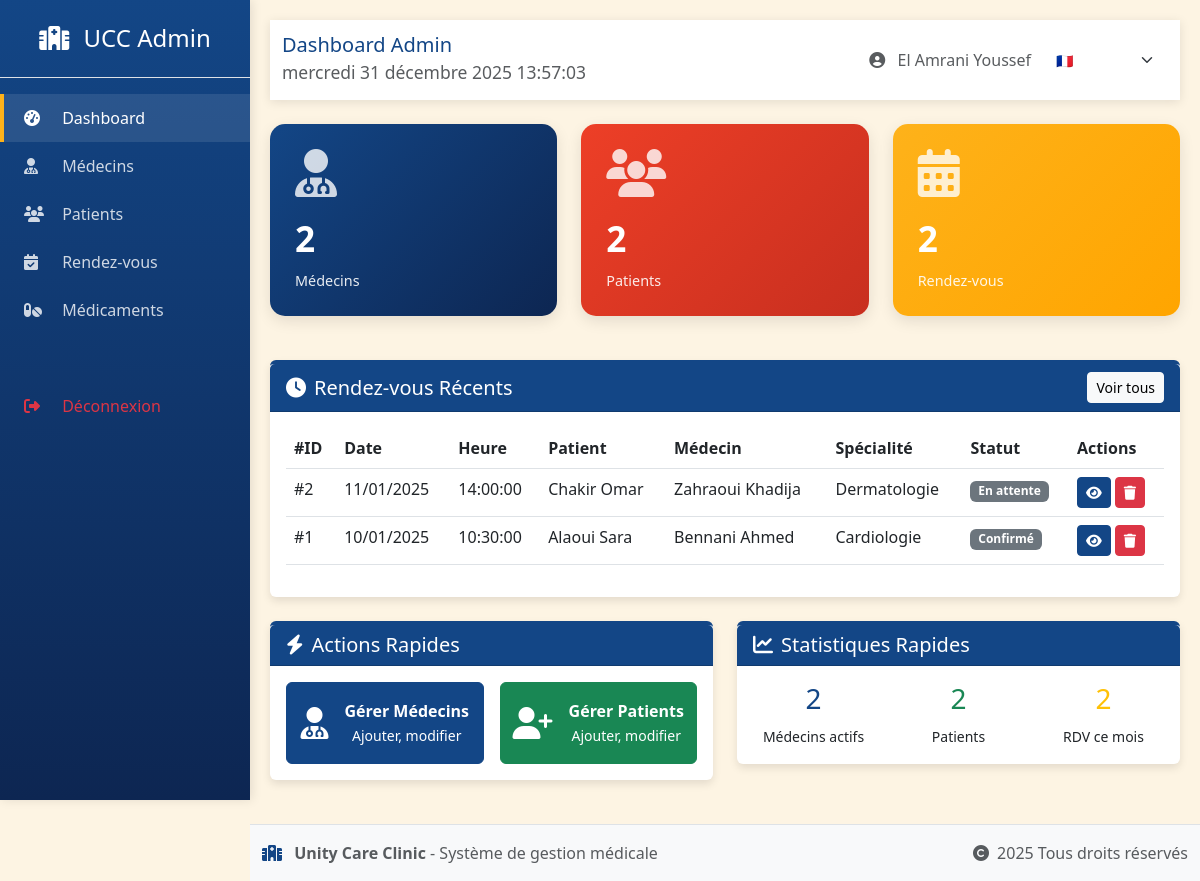
Screenshot of /routes/router.php?route=admin (signed in) with the database file from the repository.
### tables this page shows
CREATE TABLE `appointments` (
  `id` int(11) NOT NULL,
  `patient_id` int(11) NOT NULL,
  `doctor_id` int(11) NOT NULL,
  `date_rdv` date NOT NULL,
  `heure` time NOT NULL,
  `status` varchar(30) DEFAULT NULL
);

CREATE TABLE `doctors` (
  `id` int(11) NOT NULL,
  `specialite` varchar(100) NOT NULL
);

### autoload.php (called while the page is built, shortened)
<?php
spl_autoload_register(function ($className) {
    $rootFile = __DIR__ . "/$className.php";
    $folders = [
        'services',
        'repositories',
        'models',
        'config',
        'view',
        'utils',
        'auth',
    ];
    foreach ($folders as $folder) {
        $file = __DIR__ . "/$folder/$className.php";
        if (file_exists($file)) {
            return;
        }
    }
});

### repositories/UserRepository.php (called while the page is built, shortened)
<?php
class UserRepository implements BaseReposetry
{
    public function __construct()
    {
        $database = new Database();
    }
}

### config/Database.php (called while the page is built, shortened)
<?php
class Database {
    private $host = "localhost";
    private $db_name = "unity_care_clinic";
    private $username = "root";
    private $password = "";
    public function dbConnection() {
        try{
            $this->conn = new PDO("mysql:host=$this->host;dbname=$this->db_name" , $this->username, $this->password);
            $this->conn->setAttribute(PDO::ATTR_ERRMODE, PDO::ERRMODE_EXCEPTION);
            return $this->conn;
        } catch(PDOException $e) {
            echo "Connection error: " . $e->getMessage();
        }
    }
}

### repositories/DoctorRepository.php (called while the page is built, shortened)
<?php
class DoctorRepository implements BaseReposetry
{
    private PDO $conn;
    public function __construct()
    {
        $database = new Database();
        $this->conn = $database->dbConnection();
    }
    public function count()
    {
        return $this->conn
            ->query("SELECT COUNT(*) FROM doctors")
            ->fetchColumn();
    }
}

### repositories/PatientRepository.php (called while the page is built, shortened)
<?php
class PatientRepository implements BaseReposetry
{
    private PDO $conn;
    public function __construct()
    {
        $database = new Database();
        $this->conn = $database->dbConnection();
    }
    public function count()
    {
        return $this->conn
            ->query("SELECT COUNT(*) FROM patients")
            ->fetchColumn();
    }
}

### repositories/AppointmentRepository.php (called while the page is built, shortened)
<?php
class AppointmentRepository implements BaseReposetry
{
    private PDO $conn;
    public function __construct()
    {
        $database = new Database();
        $this->conn = $database->dbConnection();
    }
    public function count()
    {
        $stmt = $this->conn->prepare("SELECT COUNT(*) FROM appointments");
        $stmt->execute();
        return $stmt->fetchColumn();
    }
}

### repositories/MedicationRepository.php (called while the page is built, shortened)
<?php
class MedicationRepository implements BaseReposetry
{
    public function __construct()
    {
        $database = new Database();
    }
}

### services/AdminService.php (called while the page is built, shortened)
<?php
class AdminService
{
    private DoctorRepository $doctorRepo;
    private PatientRepository $patientRepo;
    private AppointmentRepository $appointmentRepo;
    public function __construct()
    {
        $this->doctorRepo = new DoctorRepository();
        $this->patientRepo = new PatientRepository();
        $this->appointmentRepo = new AppointmentRepository();
    }
    public function getStatistics(): array
    {
        return [
            'doctors' => $this->doctorRepo->count(),
            'patients' => $this->patientRepo->count(),
            'appointments' => $this->appointmentRepo->count()
        ];
    }
    public function getAllAppointments(): array
    {
        $sql = "
            SELECT
                a.id,
                a.date_rdv,
                a.heure,
                a.status,
                CONCAT(pd.nom, ' ', pd.prenom) as patient_name,
                CONCAT(dd.nom, ' ', dd.prenom) as doctor_name,
                ds.specialite
            FROM appointments a
            INNER JOIN patients p ON a.patient_id = p.id
            INNER JOIN users pd ON p.id = pd.id
            INNER JOIN doctors d ON a.doctor_id = d.id
            INNER JOIN users dd ON d.id = dd.id
            INNER JOIN doctors ds ON d.id = ds.id
            ORDER BY a.date_rdv DESC, a.heure DESC
        ";
        $database = new Database();
        $conn = $database->dbConnection();
        $stmt = $conn->prepare($sql);
        $stmt->execute();
        return $stmt->fetchAll(PDO::FETCH_ASSOC);
    }
}

### view/admin/dashboard.php (the view, shortened to what this page needs)
<?php
$adminService = new AdminService();
$stats = $adminService->getStatistics();
$appointments = $adminService->getAllAppointments();
?>
<!DOCTYPE html>
<html lang="fr">
<head>
    <link href="https://cdn.jsdelivr.net/npm/bootstrap@5.3.0/dist/css/bootstrap.min.css" rel="stylesheet">
    <link rel="stylesheet" href="https://cdnjs.cloudflare.com/ajax/libs/font-awesome/6.4.0/css/all.min.css">
    <link rel="stylesheet" href="../../public/style.css">
</head>
<body>
    <div class="sidebar d-flex flex-column">
        <div class="p-4 text-center border-bottom">
            <h4 class="mb-0">
                <i class="fas fa-hospital me-2"></i>
                <span class="d-none d-md-inline">UCC Admin</span>
            </h4>
        </div>
        <nav class="nav flex-column mt-3">
            <a href="../routes/router.php?route=admin" class="nav-link active">
                <i class="fas fa-tachometer-alt"></i>
                <span>Dashboard</span>
            </a>
            <a href="../routes/router.php?route=admin&doctors" class="nav-link">
                <i class="fas fa-user-md"></i>
                <span>Médecins</span>
            </a>
            <a href="../routes/router.php?route=admin&patients" class="nav-link">
                <i class="fas fa-users"></i>
                <span>Patients</span>
            </a>
            <a href="../routes/router.php?route=admin&appointments" class="nav-link">
                <i class="fas fa-calendar-check"></i>
                <span>Rendez-vous</span>
            </a>
            <a href="../routes/router.php?route=admin&medications" class="nav-link">
                <i class="fas fa-pills"></i>
                <span>Médicaments</span>
            </a>
            <a href="../auth/logout.php" class="nav-link text-danger mt-5">
                <i class="fas fa-sign-out-alt"></i>
                <span>Déconnexion</span>
            </a>
        </nav>
    </div>
    <div class="main-content">
        <nav class="navbar navbar-expand-lg navbar-light mb-4">
            <div class="container-fluid">
                <div class="navbar-brand">
                </div>
                <div class="d-flex align-items-center">
                    <span class="me-3 text-muted">
                        <i class="fas fa-user-circle me-2"></i>
                        <?= htmlspecialchars($_SESSION['user']['nom'] . " " . $_SESSION['user']['prenom']) ?>
                    </span>
                    <div class="language-selector">
                        <select class="form-select form-select-sm">
                            <option value="fr">🇫🇷 Français</option>
                        </select>
                    </div>
                </div>
            </div>
        </nav>
        <div class="row mb-4">
            <div class="col-md-4">
                <div class="stat-card card-patients">
                    <i class="fas fa-user-md stat-icon"></i>
                    <div class="stat-number"><?= $stats['doctors'] ?? 0 ?></div>
                    <div class="stat-label">Médecins</div>
                </div>
            </div>
            <div class="col-md-4">
                <div class="stat-card card-departments">
                    <i class="fas fa-users stat-icon"></i>
                    <div class="stat-number"><?= $stats['patients'] ?? 0 ?></div>
                    <div class="stat-label">Patients</div>
                </div>
            </div>
            <div class="col-md-4">
                <div class="stat-card card-medecins">
                    <i class="fas fa-calendar-alt stat-icon"></i>
                    <div class="stat-number"><?= $stats['appointments'] ?? 0 ?></div>
                    <div class="stat-label">Rendez-vous</div>
                </div>
            </div>
        </div>
        <div class="card">
            <div class="card-header bg-primary text-white d-flex justify-content-between align-items-center">
                <h5 class="mb-0"><i class="fas fa-clock me-2"></i>Rendez-vous Récents</h5>
                <a href="../routes/router.php?route=admin&appointments" class="btn btn-sm btn-light">Voir tous</a>
            </div>
            <div class="card-body">
                <div class="table-responsive">
                    <table class="table table-hover">
                        <thead>
                            <tr>
                                <th>#ID</th>
                                <th>Date</th>
                                <th>Heure</th>
                                <th>Patient</th>
                                <th>Médecin</th>
                                <th>Spécialité</th>
                                <th>Statut</th>
                                <th>Actions</th>
                            </tr>
                        </thead>
                        <tbody>
                            <?php if (!empty($appointments)): ?>
                                <?php foreach (array_slice($appointments, 0, 5) as $appointment): ?>
                                    <tr>
                                        <td>#<?= $appointment['id'] ?></td>
                                        <td><?= date('d/m/Y', strtotime($appointment['date_rdv'])) ?></td>
                                        <td><?= $appointment['heure'] ?></td>
                                        <td><?= htmlspecialchars($appointment['patient_name']) ?></td>
                                        <td><?= htmlspecialchars($appointment['doctor_name']) ?></td>
                                        <td><?= htmlspecialchars($appointment['specialite']) ?></td>
                                        <td>
                                            <?php
                                            $statusClass = [
                                                'pending' => 'warning',
                                                'confirmed' => 'success',
                                                'cancelled' => 'danger',
                                                'completed' => 'info'
                                            ][$appointment['status']] ?? 'secondary';
                                            ?>
                                            <span class="badge bg-<?= $statusClass ?>">
                                                <?= ucfirst($appointment['status']) ?>
                                            </span>
                                        </td>
                                        <td>
                                            <button class="btn btn-sm btn-primary" title="Voir">
                                                <i class="fas fa-eye"></i>
                                            </button>
                                            <button class="btn btn-sm btn-danger" title="Supprimer">
                                                <i class="fas fa-trash"></i>
                                            </button>
                                        </td>
                                    </tr>
                                <?php endforeach; ?>
                            <?php endif; ?>
                        </tbody>
                    </table>
                </div>
            </div>
        </div>
        <div class="row mt-4">
            <div class="col-md-6">
                <div class="card">
                    <div class="card-header bg-primary text-white">
                        <h5 class="mb-0"><i class="fas fa-bolt me-2"></i>Actions Rapides</h5>
                    </div>
                    <div class="card-body">
                        <div class="row g-3">
                            <div class="col-md-6">
                                <a href="../routes/router.php?route=admin&doctors"
                                    class="btn btn-primary w-100 d-flex align-items-center justify-content-center py-3">
                                    <i class="fas fa-user-md fa-2x me-3"></i>
                                    <div>
                                        <div class="fw-bold">Gérer Médecins</div>
                                        <small>Ajouter, modifier</small>
                                    </div>
                                </a>
                            </div>
                            <div class="col-md-6">
                                <a href="../routes/router.php?route=admin&patients"
                                    class="btn btn-success w-100 d-flex align-items-center justify-content-center py-3">
                                    <i class="fas fa-user-plus fa-2x me-3"></i>
                                    <div>
                                        <div class="fw-bold">Gérer Patients</div>
                                        <small>Ajouter, modifier</small>
                                    </div>
                                </a>
                            </div>
                        </div>
                    </div>
                </div>
            </div>
            <div class="col-md-6">
                <div class="card">
                    <div class="card-header bg-info text-white">
                        <h5 class="mb-0"><i class="fas fa-chart-line me-2"></i>Statistiques Rapides</h5>
                    </div>
                    <div class="card-body">
                        <div class="row text-center">
                            <div class="col-4">
                                <div class="h3 text-primary"><?= $stats['doctors'] ?? 0 ?></div>
                                <small>Médecins actifs</small>
                            </div>
                            <div class="col-4">
                                <div class="h3 text-success"><?= $stats['patients'] ?? 0 ?></div>
                                <small>Patients</small>
                            </div>
                            <div class="col-4">
                                <div class="h3 text-warning"><?= $stats['appointments'] ?? 0 ?></div>
                                <small>RDV ce mois</small>
                            </div>
                        </div>
                    </div>
                </div>
            </div>
        </div>
    </div>
    <footer class="bg-light border-top py-3 mt-4" style="margin-left: 250px;">
        <div class="container">
            <div class="row">
                <div class="col-md-6">
                    <p class="mb-0 text-muted">
                        <i class="fas fa-hospital text-primary me-2"></i>
                        <strong>Unity Care Clinic</strong> - Système de gestion médicale
                    </p>
                </div>
                <div class="col-md-6 text-md-end">
                    <p class="mb-0 text-muted">
                        <i class="fas fa-copyright me-1"></i> <?= date('Y') ?> Tous droits réservés
                    </p>
                </div>
            </div>
        </div>
    </footer>
</body>
</html>

### rows the page displays
appointments: id "2", date_rdv "11/01/2025", heure "14:00:00", patient_name "Chakir Omar", doctor_name "Zahraoui Khadija", doctor.specialite "Dermatologie", status "En attente"
appointments: id "1", date_rdv "10/01/2025", heure "10:30:00", patient_name "Alaoui Sara", doctor_name "Bennani Ahmed", doctor.specialite "Cardiologie", status "Confirmé"

### other values shown
$_SESSION['user']['nom'] . " " . $_SESSION['user']['prenom'] "El Amrani Youssef"
$stats['doctors'] "2"
$stats['patients'] "2"
$stats['appointments'] "2"
